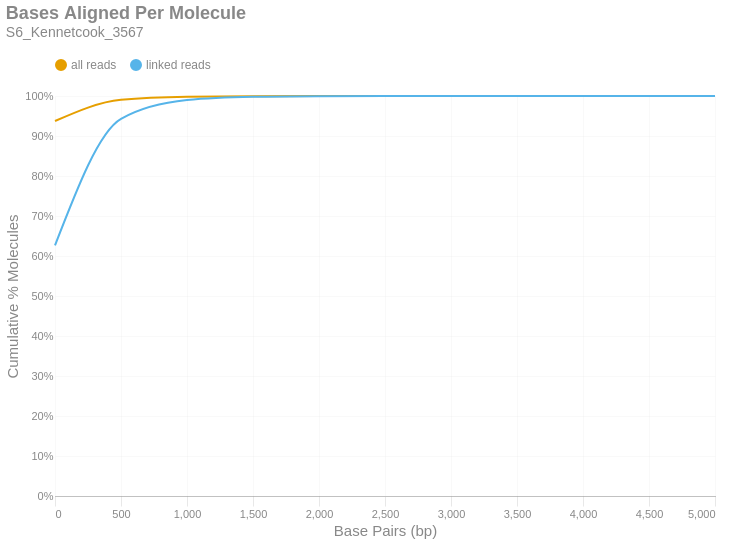

This figure's notebook cell:
### Markdown cell above
### Bases Aligned Per Molecule
This is a cumulative frequency distribution showing the number of base pairs aligned per unique molecule. These data are shown in 500 bp bins. There are two distributions: one with `all reads` (yellow) and another with only `linked reads` (blue). The percent of molecules in the `linked reads` distribution is relative to the total number of linked molecules.

### Code cell
if SKIPLR:
    print_html(f"Skipped")
else:
    binned_df = consolidated_hist(valids['aligned_bp'], mask, 500, True)
    with SafeRender(binned_df):
        (
            density_plot(binned_df, 'Bases Aligned Per Molecule', samplename, 'basesper')
            .encode(
                x=alt.X('bin:Q', title="Base Pairs (bp)").axis(tickMinStep=500).scale(padding=0),
                y=alt.Y('value:Q', title='Cumulative % Molecules')
                    .axis(format='%')
                    .scale(domain = [0,1])
                    .stack(False),
                color=alt.Color("key:N").scale(domain = ["all reads", "linked reads"]),
                tooltip = [
                    alt.Tooltip("key:N", title = "Data Type"),
                    alt.Tooltip("range_label:N", title="Bases Aligned Per Molecule"),
                    alt.Tooltip("value:Q", format = ".2%", title="% Molecules (Cum.)")
                ]
            )
        ).display()

### Figure 1 — Vega-Lite specification as saved in the notebook (floating-point values rounded to 4 significant figures)
{"width": "container", "height": 400, "config": {"title": {"anchor": "start", "dy": -15, "fontSize": 18, "color": "#888888", "subtitleColor": "#888888", "subtitleFontSize": 14}, "arc": {"fill": "#0072B2"}, "axis": {"domainColor": "#888888", "domainWidth": 0.5, "gridWidth": 0.2, "grid": false, "titleFontWeight": 400, "titleFontSize": 15, "labelFontSize": 11, "labelColor": "#888888", "tickColor": "#888888", "tickWidth": 0.2, "titleColor": "#888888"}, "axisBand": {"grid": false}, "axisX": {"grid": true, "tickSize": 10, "domainCap": "round"}, "axisY": {"domain": false, "grid": true, "tickSize": 0, "domainCap": "round"}, "background": "transparent", "header": {"labelFontSize": 15, "labelColor": "#888888", "titleFontSize": 15, "titleFontWeight": 600, "titleColor": "#888888"}, "legend": {"labelFont": "sans-serif", "labelFontSize": 12, "labelColor": "#888888", "symbolSize": 100, "symbolType": "circle", "titleFontSize": 12, "titlePadding": 10, "titleColor": "#888888", "title": null, "orient": "top"}, "range": {"category": ["#E69F00", "#56B4E9", "#009E73", "#F0E442", "#0072B2", "#D55E00", "#CC79A7", "#000000"], "diverging": ["#cfe8f3", "#a2d4ec", "#73bfe2", "#46abdb", "#1696d2", "#12719e"]}, "area": {"fill": "#0072B2", "fillOpacity": 0.7, "line": true, "strokeOpacity": 0.7}, "line": {"color": "#0072B2", "stroke": "#0072B2", "strokeWidth": 2}, "trail": {"color": "#0072B2", "stroke": "#0072B2", "strokeWidth": 0, "size": 1}, "point": {"filled": true, "fillOpacity": 1.0, "size": 95}, "text": {"color": "#888888", "fontSize": 11, "align": "right", "fontWeight": 400, "size": 11}, "bar": {"fill": "#0072B2", "stroke": null}, "view": {"stroke": null, "continuousWidth": 660, "continuousHeight": 400}}, "data": {"name": "data-29563bc7aed7bc3bfc19931f1dec05fe"}, "mark": {"type": "line", "interpolate": "monotone", "point": {"opacity": 0, "size": 275}}, "encoding": {"color": {"field": "key", "scale": {"domain": ["all reads", "linked reads"]}, "type": "nominal"}, "tooltip": [{"field": "key", "title": "Data Type", "type": "nominal"}, {"field": "range_label", "title": "Bases Aligned Per Molecule", "type": "nominal"}, {"field": "value", "format": ".2%", "title": "% Molecules (Cum.)", "type": "quantitative"}], "x": {"axis": {"tickMinStep": 500}, "field": "bin", "scale": {"padding": 0}, "title": "Base Pairs (bp)", "type": "quantitative"}, "y": {"axis": {"format": "%"}, "field": "value", "scale": {"domain": [0, 1]}, "stack": false, "title": "Cumulative % Molecules", "type": "quantitative"}}, "params": [{"name": "param_c36ac31b6afebe62", "select": {"type": "point", "fields": ["key"]}, "bind": "legend"}], "title": {"text": "Bases Aligned Per Molecule", "subtitle": "S6_Kennetcook_3567"}, "transform": [{"fold": ["all reads (cumsum)", "linked reads (cumsum)"]}, {"calculate": "replace(datum.key, ' (cumsum)', '')", "as": "key"}, {"filter": {"param": "param_c36ac31b6afebe62"}}], "usermeta": {"embedOptions": {"downloadFileName": "S6_Kennetcook_3567.basesper"}}, "$schema": "https://vega.github.io/schema/vega-lite/v6.1.0.json", "datasets": {"data-29563bc7aed7bc3bfc19931f1dec05fe": [{"bin": "0.0", "interval": "0.0-500.0", "all reads": 0.9375, "linked reads": 0.6264, "all reads (cumsum)": 0.9375, "linked reads (cumsum)": 0.6264, "range_label": "0-499"}, {"bin": "500.0", "interval": "500.0-1000.0", "all reads": 0.0531, "linked reads": 0.3163, "all reads (cumsum)": 0.9905, "linked reads (cumsum)": 0.9427, "range_label": "500-999"}, {"bin": "1000.0", "interval": "1000.0-1500.0", "all reads": 0.007781, "linked reads": 0.04714, "all reads (cumsum)": 0.9983, "linked reads (cumsum)": 0.9899, "range_label": "1000-1499"}, {"bin": "1500.0", "interval": "1500.0-2000.0", "all reads": 0.001333, "linked reads": 0.008078, "all reads (cumsum)": 0.9997, "linked reads (cumsum)": 0.998, "range_label": "1500-1999"}, {"bin": "2000.0", "interval": "2000.0-2500.0", "all reads": 0.000261, "linked reads": 0.001582, "all reads (cumsum)": 0.9999, "linked reads (cumsum)": 0.9995, "range_label": "2000-2499"}, {"bin": "2500.0", "interval": "2500.0-3000.0", "all reads": 5.762e-05, "linked reads": 0.0003492, "all reads (cumsum)": 1.0, "linked reads (cumsum)": 0.9999, "range_label": "2500-2999"}, {"bin": "3000.0", "interval": "3000.0-3500.0", "all reads": 1.304e-05, "linked reads": 7.902e-05, "all reads (cumsum)": 1.0, "linked reads (cumsum)": 1.0, "range_label": "3000-3499"}, {"bin": "3500.0", "interval": "3500.0-4000.0", "all reads": 4.405e-06, "linked reads": 2.67e-05, "all reads (cumsum)": 1.0, "linked reads (cumsum)": 1.0, "range_label": "3500-3999"}, {"bin": "4000.0", "interval": "4000.0-4500.0", "all reads": 5.287e-07, "linked reads": 3.204e-06, "all reads (cumsum)": 1.0, "linked reads (cumsum)": 1.0, "range_label": "4000-4499"}, {"bin": "4500.0", "interval": "4500.0-5000.0", "all reads": 0.0, "linked reads": 0.0, "all reads (cumsum)": 1.0, "linked reads (cumsum)": 1.0, "range_label": "4500-4999"}, {"bin": "5000.0", "interval": "5000.0-5500.0", "all reads": 1.762e-07, "linked reads": 1.068e-06, "all reads (cumsum)": 1.0, "linked reads (cumsum)": 1.0, "range_label": "5000-5499"}]}}
